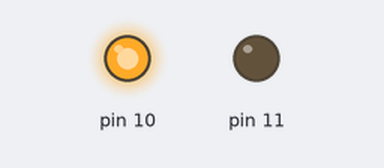
The sketch below on a simulated Arduino Uno, built with avr-gcc and run on an emulated ATmega328P. Shown: output pins drawn as LEDs (lit = HIGH).

Above: at 0.5 s.
At 20.5 s:
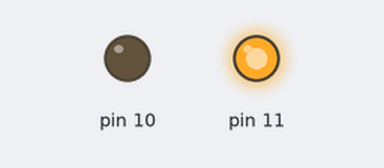
At 27.5 s:
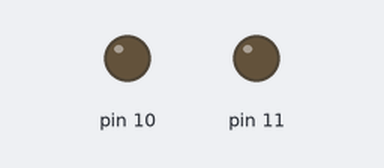
Timing chart, 0 to 28.6 s (numbered marks = the images above):
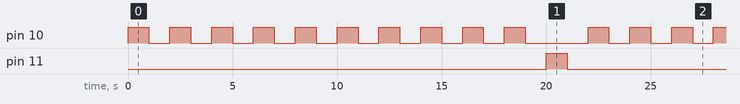

Measured:
- by itself, pin 10: repeats every 22.0 s: 9 × (LOW 1.0 s, HIGH 1.0 s), LOW 3.0 s, HIGH 1.0 s
- by itself, pin 11: alternates HIGH for 1.0 s and LOW for 21.0 s
- by itself, everything shown: repeats every 22.0 s, in 22 steps

The sketch:

code.ino
```cpp
void setup()
{

pinMode(10,OUTPUT);
pinMode(11,OUTPUT);

}

void loop()
{
  int i=1;
  int d=1000;
  while(i<=10)
  {
    digitalWrite(10,HIGH);
      delay(d);
    digitalWrite(10,LOW);
      delay(d);
   i++;
  }
   digitalWrite(11,HIGH);
      delay(d);
    digitalWrite(11,LOW);
      delay(d);


}
```
